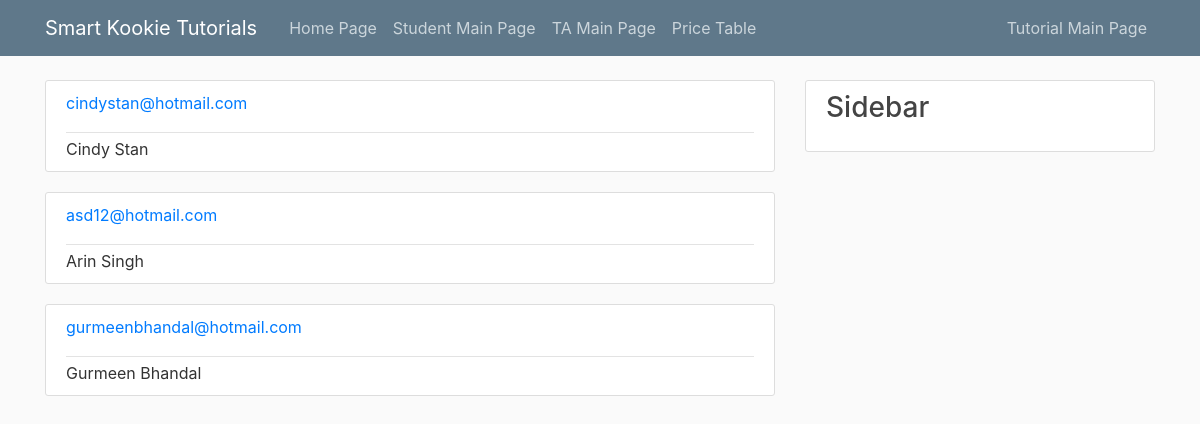
Page /showTA on the committed database.
### tables this page shows
CREATE TABLE "TA"(
	"email"        Text NOT NULL PRIMARY KEY,
	"managerEmail" Text,
	"firstName"    Text NOT NULL,
	"middleName"   Text,
	"lastName"     Text NOT NULL,
	"DOB"          Integer NOT NULL,
	"homePhoneNum" Integer,
	"cellPhoneNum" Integer NOT NULL,
	"highSchAvg"   Integer,
	"collegeName"  Text,
	"graduateDate" Integer,
	CONSTRAINT "TA_Manager_NO ACTION_NO ACTION_managerEmail_email_0" FOREIGN KEY ( "managerEmail" ) REFERENCES "Manager"( "email" )
 );

### flaskStudentInfoDB.py (the view)
@app.route("/showTA")
def showTA():
    conn = sqlite3.connect('blog.db')
    conn.row_factory = dict_factory
    c = conn.cursor()
    c.execute("PRAGMA foreign_keys=ON")
    c.execute("SELECT * FROM TA")
    posts = c.fetchall()
    return render_template('showTA.html', posts=posts)

### flaskStudentInfoDB.py (called while the page is built)
def dict_factory(cursor, row):
    d = {}
    for idx, col in enumerate(cursor.description):
        d[col[0]] = row[idx]
    return d

### templates/showTA.html (shortened to what this page needs)
{% extends "layout.html" %}
{% block content %}
    {% for post in posts %}
        <article class="media content-section">
            <div class="media-body">
              <div class="article-metadata">
                  <a href='showSpecificTAInfo/{{post.email}}'><p>{{post.email}}</p></a>
              </div>
              <a class="mr-0">{{ post.firstName}}</a>
                <a class="mr-0">{{ post.lastName}}</a>
            </div>
          </article>
    {% endfor %}
{% endblock content %}

### static/main.css (style rules this page uses)
body { background: #fafafa; color: #333333; margin-top: 5rem; }
.content-section { background: #ffffff; padding: 10px 20px; border: 1px solid #dddddd; border-radius: 3px; margin-bottom: 20px; }
.article-metadata { padding-bottom: 1px; margin-bottom: 4px; border-bottom: 1px solid #e3e3e3 }

### rows in the picture
TA: email "cindystan@hotmail.com", firstName "Cindy", lastName "Stan"
TA: email "asd12@hotmail.com", firstName "Arin", lastName "Singh"
TA: email "gurmeenbhandal@hotmail.com", firstName "Gurmeen", lastName "Bhandal"
